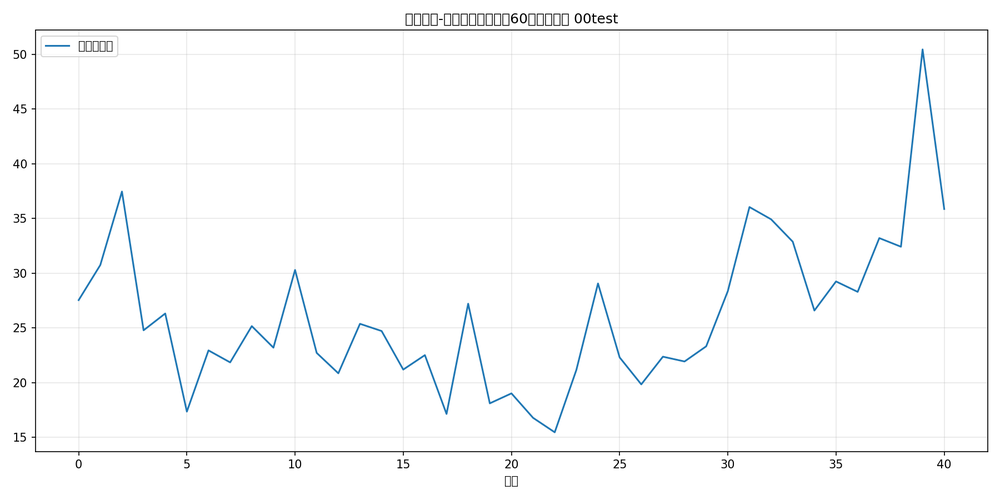
#> input picture Test/qgqp_jgcyd_00test.png, 1000 x 500 px, shrunk from 1800 x 900 before the run
$ python test_bs_detection.py Test/qgqp_jgcyd_00test.png
#> lines starting #> are read from the running program, lines starting #| are printed output that depends on the picture; after the words box and inside, x2 and y2 are one past the last pixel; in counts of white or black regions, pixels touching at a corner belong together
import cv2
import numpy as np
import os
import sys


def detect_specific_blue_S_signs(image_path):
    """
    检测图像中最右侧K线柱区域是否有特定的蓝色小方块标记（假定为S点）。

    参数:
    image_path (str): 图像文件路径

    返回:
    tuple: (是否有B点 (始终为False), 是否有S点)
    """
#> called with image_path = 'Test/qgqp_jgcyd_00test.png'
    try:
        # 读取图像
        img = cv2.imread(image_path)
#> img is the input picture: shape (500, 1000, 3); mean B, G, R 251.5, 251, 250.2
        if img is None:
            print(f"无法读取图像: {image_path}")
            return (False, False)

        # 转换为HSV颜色空间
        hsv = cv2.cvtColor(img, cv2.COLOR_BGR2HSV)
#> hsv: shape (500, 1000, 3); mean H, S, V 2.4, 1.7, 251.5

        # 获取图像尺寸
        height, width = hsv.shape[:2]
#> height = 500; width = 1000

        # 定义最右侧K线柱的区域（例如，图像最右侧的6%，可以根据实际情况调整）
        # 这个区域应该足够窄，以聚焦于最后一个或两个K线的位置
        right_region_start_x = int(width * 0.94)  # 分析最右侧6%的区域
#> right_region_start_x = 940

        # 确保裁剪区域有效
        if right_region_start_x >= width:
            print(f"计算的右侧区域起始点 {right_region_start_x} 超出或等于图像宽度 {width}，无法裁剪。")
            # 可以选择分析整个图像，或者返回未检测到
            # 为安全起见，这里返回未检测到，因为逻辑是针对“最右侧”
            return (False, False)

        right_region_img = img[:, right_region_start_x:]
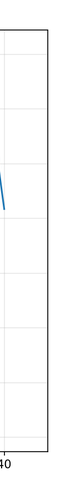
#> right_region_img: shape (500, 60, 3); mean B, G, R 249.3, 249.2, 249
        right_region_hsv = hsv[:, right_region_start_x:]
#> right_region_hsv: shape (500, 60, 3); mean H, S, V 0.6, 0.4, 249.3

        if right_region_hsv.shape[1] == 0 or right_region_hsv.shape[0] == 0:
            print("右侧区域尺寸为0，无法检测。")
            return (False, False)

        # --- 针对特定蓝色小方块的HSV范围 ---
        # 这个范围需要根据图片中实际蓝色小方块的颜色精确调整
        # H (色调): 大致在 95-125 (青色到蓝色)
        # S (饱和度): 较高，例如 100-255
        # V (亮度): 较高，例如 100-255
        # 这些值需要实验确定，以下为示例值：
        lower_blue = np.array([95, 100, 100])
        upper_blue = np.array([125, 255, 255])

        # 创建蓝色掩码
        color_mask = cv2.inRange(right_region_hsv, lower_blue, upper_blue)
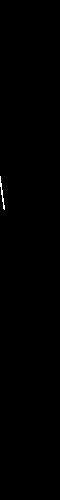
#> color_mask: shape (500, 60); 0.17% white in thin lines or dots, all inside (x1, y1, x2, y2) = (0, 176, 5, 210)

        # 应用形态学操作
        # 使用较小的kernel，因为标记本身较小
        kernel = np.ones((2, 2), np.uint8)
        # MORPH_OPEN: 去除小的噪点 (先腐蚀后膨胀)
        color_mask = cv2.morphologyEx(color_mask, cv2.MORPH_OPEN, kernel, iterations=1)
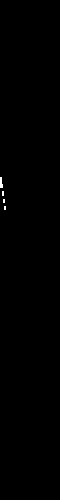
#> color_mask: shape (500, 60); 0.17% white; 4 white regions (3 under 20 px), largest, box (x1, y1, x2, y2) and area: (0, 177, 3, 188) 26
        # MORPH_CLOSE: 填充标记内部的小洞，连接邻近区域 (先膨胀后腐蚀)
        color_mask = cv2.morphologyEx(color_mask, cv2.MORPH_CLOSE, kernel, iterations=2)
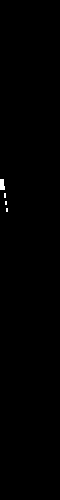
#> color_mask: shape (500, 60); 0.25% white; 4 white regions (3 under 20 px)

        # 寻找轮廓
        contours, _ = cv2.findContours(color_mask, cv2.RETR_EXTERNAL, cv2.CHAIN_APPROX_SIMPLE)
#> contours = 4 contours, 3 with area under 20; largest, box (x1, y1, x2, y2) and area: (0, 179, 5, 190) 34

        has_s_sign = False  # B点在此逻辑中始终为False

        # 创建调试图像
        debug_img = right_region_img.copy()
        right_region_height = right_region_hsv.shape[0]
#> right_region_height = 500

        for contour in contours:
            area = cv2.contourArea(contour)
            x, y, w, h = cv2.boundingRect(contour)

            # 过滤条件：
            # 1. 面积：不能太小（噪点）也不能太大（不太可能是小图标）
            #    蓝色小方块面积大约在15到150像素之间 (根据图片分辨率和图标大小调整)
            if not (15 < area < 200):  # 可调整
                continue

            # 2. 宽高比：小方块的宽高比接近1
            if h == 0: continue  # 防止除以零
            aspect_ratio = float(w) / h
            if not (0.7 < aspect_ratio < 1.3):  # 可调整
                continue

            # 3. 尺寸：宽度和高度不能过小
            if w < 4 or h < 4:  # 可调整
                continue

            # 如果通过所有过滤，我们认为可能找到了一个蓝色小方块标记
            # 假定这种蓝色小方块是S点
            has_s_sign = True
            cv2.rectangle(debug_img, (x, y), (x + w, y + h), (0, 255, 0), 2)  # 绿色框标记
            cv2.putText(debug_img, "S (blue_sq)", (x, y - 5), cv2.FONT_HERSHEY_SIMPLEX, 0.4, (255, 0, 0), 1)
            print(
                f"检测到特定蓝色S点标记: x={x}, y={y}, w={w}, h={h}, area={area:.0f}, aspect_ratio={aspect_ratio:.2f}")
#> this loop made 4 passes
#> (area, x, y, w, h, aspect_ratio) on pass 4: (33.5, 0, 179, 5, 11, 0.455)
            # 由于通常S点标记只有一个，找到后可以break，除非可能有多个
            # break

        # 保存调试图像
        base_name = os.path.basename(image_path)
        dir_name = os.path.dirname(image_path)
        if not dir_name:
            dir_name = "."

        debug_path = os.path.join(dir_name, f"debug_specific_S_{base_name}")
        cv2.imwrite(debug_path, debug_img)
        print(f"特定S点调试图像已保存为: {debug_path}")

        mask_path = os.path.join(dir_name, f"mask_specific_S_{base_name}")
        cv2.imwrite(mask_path, color_mask)
        print(f"特定S点掩码图像已保存为: {mask_path}")

        return (False, has_s_sign)  # B点始终为False

    except Exception as e:
        print(f"检测特定蓝色S点标记时出现异常: {e}")
        import traceback
        traceback.print_exc()
        return (False, False)


if __name__ == "__main__":
    if len(sys.argv) < 2:
        print("用法: python your_script_name.py <图像路径>")
        print("例如: python your_script_name.py 600519_20250604.png")
        sys.exit(1)

    image_file_path = sys.argv[1]

    if not os.path.exists(image_file_path):
        print(f"错误: 图像文件未找到 - {image_file_path}")
        sys.exit(1)

    # 检测B/S点标记
    has_b, has_s = detect_specific_blue_S_signs(image_file_path)

    print(f"最终检测结果: B点={has_b}, S点={has_s}")
